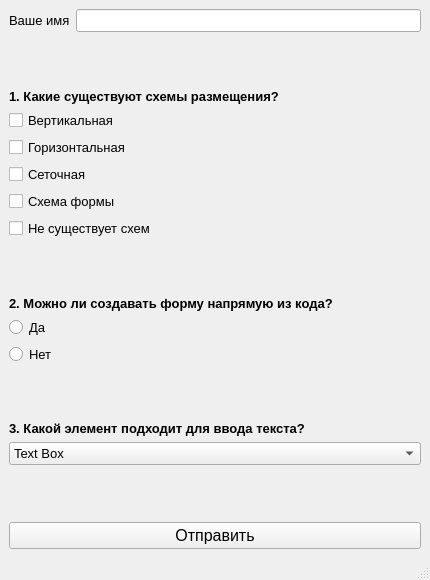
<?xml version="1.0" encoding="UTF-8"?>
<ui version="4.0">
 <class>MainWindow</class>
 <widget class="QMainWindow" name="MainWindow">
  <property name="geometry">
   <rect>
    <x>0</x>
    <y>0</y>
    <width>430</width>
    <height>580</height>
   </rect>
  </property>
  <property name="windowTitle">
   <string>MainWindow</string>
  </property>
  <widget class="QWidget" name="centralwidget">
   <layout class="QVBoxLayout" name="verticalLayout_4">
    <item>
     <layout class="QHBoxLayout" name="horizontalLayout">
      <item>
       <widget class="QLabel" name="label">
        <property name="font">
         <font>
          <family>Arial</family>
          <pointsize>10</pointsize>
         </font>
        </property>
        <property name="text">
         <string>Ваше имя</string>
        </property>
       </widget>
      </item>
      <item>
       <widget class="QLineEdit" name="lineEdit">
        <property name="font">
         <font>
          <family>Arial</family>
          <pointsize>10</pointsize>
         </font>
        </property>
       </widget>
      </item>
     </layout>
    </item>
    <item>
     <spacer name="verticalSpacer">
      <property name="orientation">
       <enum>Qt::Vertical</enum>
      </property>
      <property name="sizeHint" stdset="0">
       <size>
        <width>20</width>
        <height>40</height>
       </size>
      </property>
     </spacer>
    </item>
    <item>
     <layout class="QVBoxLayout" name="verticalLayout">
      <item>
       <widget class="QLabel" name="label_2">
        <property name="font">
         <font>
          <family>Arial</family>
          <pointsize>10</pointsize>
          <weight>75</weight>
          <bold>true</bold>
         </font>
        </property>
        <property name="text">
         <string>1. Какие существуют схемы размещения?</string>
        </property>
       </widget>
      </item>
      <item>
       <widget class="QCheckBox" name="checkBox_2">
        <property name="font">
         <font>
          <family>Arial</family>
          <pointsize>10</pointsize>
         </font>
        </property>
        <property name="text">
         <string>Вертикальная</string>
        </property>
       </widget>
      </item>
      <item>
       <widget class="QCheckBox" name="checkBox">
        <property name="font">
         <font>
          <family>Arial</family>
          <pointsize>10</pointsize>
         </font>
        </property>
        <property name="text">
         <string>Горизонтальная</string>
        </property>
       </widget>
      </item>
      <item>
       <widget class="QCheckBox" name="checkBox_3">
        <property name="font">
         <font>
          <family>Arial</family>
          <pointsize>10</pointsize>
         </font>
        </property>
        <property name="text">
         <string>Сеточная</string>
        </property>
       </widget>
      </item>
      <item>
       <widget class="QCheckBox" name="checkBox_4">
        <property name="font">
         <font>
          <family>Arial</family>
          <pointsize>10</pointsize>
         </font>
        </property>
        <property name="text">
         <string>Схема формы</string>
        </property>
       </widget>
      </item>
      <item>
       <widget class="QCheckBox" name="checkBox_5">
        <property name="font">
         <font>
          <family>Arial</family>
          <pointsize>10</pointsize>
         </font>
        </property>
        <property name="text">
         <string>Не существует схем</string>
        </property>
       </widget>
      </item>
     </layout>
    </item>
    <item>
     <spacer name="verticalSpacer_2">
      <property name="orientation">
       <enum>Qt::Vertical</enum>
      </property>
      <property name="sizeHint" stdset="0">
       <size>
        <width>20</width>
        <height>40</height>
       </size>
      </property>
     </spacer>
    </item>
    <item>
     <layout class="QVBoxLayout" name="verticalLayout_2">
      <item>
       <widget class="QLabel" name="label_3">
        <property name="font">
         <font>
          <family>Arial</family>
          <pointsize>10</pointsize>
          <weight>75</weight>
          <bold>true</bold>
         </font>
        </property>
        <property name="text">
         <string>2. Можно ли создавать форму напрямую из кода?</string>
        </property>
       </widget>
      </item>
      <item>
       <widget class="QRadioButton" name="radioButton">
        <property name="font">
         <font>
          <family>Arial</family>
          <pointsize>10</pointsize>
         </font>
        </property>
        <property name="text">
         <string>Да</string>
        </property>
       </widget>
      </item>
      <item>
       <widget class="QRadioButton" name="radioButton_2">
        <property name="font">
         <font>
          <family>Arial</family>
          <pointsize>10</pointsize>
         </font>
        </property>
        <property name="text">
         <string>Нет</string>
        </property>
       </widget>
      </item>
     </layout>
    </item>
    <item>
     <spacer name="verticalSpacer_3">
      <property name="orientation">
       <enum>Qt::Vertical</enum>
      </property>
      <property name="sizeHint" stdset="0">
       <size>
        <width>20</width>
        <height>40</height>
       </size>
      </property>
     </spacer>
    </item>
    <item>
     <layout class="QVBoxLayout" name="verticalLayout_3">
      <item>
       <widget class="QLabel" name="label_4">
        <property name="font">
         <font>
          <family>Arial</family>
          <pointsize>10</pointsize>
          <weight>75</weight>
          <bold>true</bold>
         </font>
        </property>
        <property name="text">
         <string>3. Какой элемент подходит для ввода текста?</string>
        </property>
       </widget>
      </item>
      <item>
       <widget class="QComboBox" name="comboBox">
        <property name="font">
         <font>
          <family>Arial</family>
          <pointsize>10</pointsize>
         </font>
        </property>
        <item>
         <property name="text">
          <string>Text Box</string>
         </property>
        </item>
        <item>
         <property name="text">
          <string>Line Edit</string>
         </property>
        </item>
        <item>
         <property name="text">
          <string>Combo Box</string>
         </property>
        </item>
        <item>
         <property name="text">
          <string>Label</string>
         </property>
        </item>
        <item>
         <property name="text">
          <string>Time Edit</string>
         </property>
        </item>
       </widget>
      </item>
     </layout>
    </item>
    <item>
     <spacer name="verticalSpacer_4">
      <property name="orientation">
       <enum>Qt::Vertical</enum>
      </property>
      <property name="sizeHint" stdset="0">
       <size>
        <width>20</width>
        <height>40</height>
       </size>
      </property>
     </spacer>
    </item>
    <item>
     <widget class="QPushButton" name="pushButton">
      <property name="font">
       <font>
        <family>Arial</family>
        <pointsize>12</pointsize>
        <weight>50</weight>
        <italic>false</italic>
        <bold>false</bold>
       </font>
      </property>
      <property name="text">
       <string>Отправить</string>
      </property>
     </widget>
    </item>
   </layout>
  </widget>
  <widget class="QMenuBar" name="menubar">
   <property name="geometry">
    <rect>
     <x>0</x>
     <y>0</y>
     <width>430</width>
     <height>19</height>
    </rect>
   </property>
  </widget>
  <widget class="QStatusBar" name="statusbar"/>
 </widget>
 <resources/>
 <connections/>
</ui>
